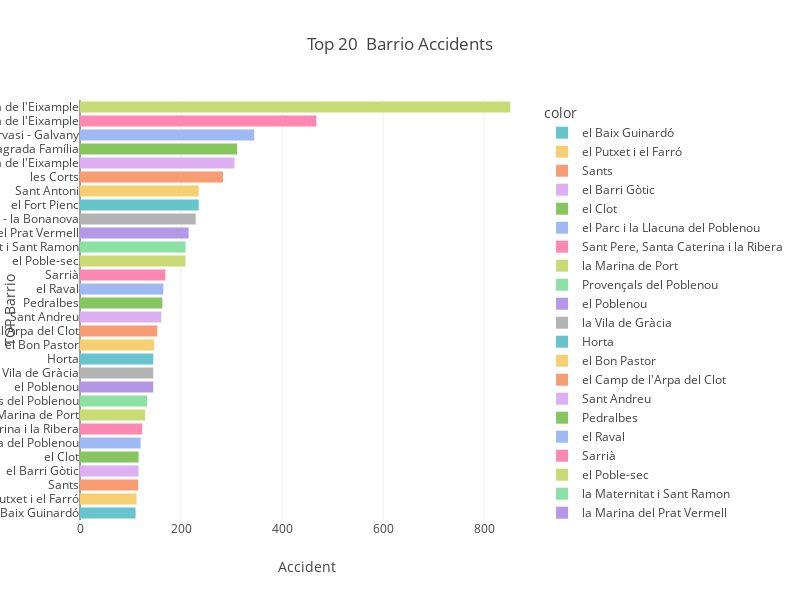

Notebook code cell kept with this figure:
### Code cell
barrio = df['Nom_barri'].value_counts().nlargest(30).sort_values(ascending=True)
fig = px.bar(x=barrio.values, y=barrio.index, orientation='h',width = 800,height = 600,
             labels={'x': 'Accident', 'y': 'TOP Barrio'},
             title='Top 20  Barrio Accidents',
             color=barrio.index, color_continuous_scale=['deepskyblue']*len(barrio.index),
             color_discrete_sequence=px.colors.qualitative.Pastel*len(barrio.index),
             )
fig

### Figure 1 — Plotly figure (JSON) as saved in the notebook; plotly's stock layout.template omitted (floating-point values rounded to 4 significant figures)
{"data": [{"alignmentgroup": "True", "hovertemplate": "color=el Baix Guinardó<br>Accident=%{x}<br>TOP Barrio=%{y}<extra></extra>", "legendgroup": "el Baix Guinardó", "marker": {"color": "rgb(102, 197, 204)", "pattern": {"shape": ""}}, "name": "el Baix Guinardó", "offsetgroup": "el Baix Guinardó", "orientation": "h", "showlegend": true, "textposition": "auto", "x": [110], "xaxis": "x", "y": ["el Baix Guinardó"], "yaxis": "y", "type": "bar"}, {"alignmentgroup": "True", "hovertemplate": "color=el Putxet i el Farró<br>Accident=%{x}<br>TOP Barrio=%{y}<extra></extra>", "legendgroup": "el Putxet i el Farró", "marker": {"color": "rgb(246, 207, 113)", "pattern": {"shape": ""}}, "name": "el Putxet i el Farró", "offsetgroup": "el Putxet i el Farró", "orientation": "h", "showlegend": true, "textposition": "auto", "x": [112], "xaxis": "x", "y": ["el Putxet i el Farró"], "yaxis": "y", "type": "bar"}, {"alignmentgroup": "True", "hovertemplate": "color=Sants<br>Accident=%{x}<br>TOP Barrio=%{y}<extra></extra>", "legendgroup": "Sants", "marker": {"color": "rgb(248, 156, 116)", "pattern": {"shape": ""}}, "name": "Sants", "offsetgroup": "Sants", "orientation": "h", "showlegend": true, "textposition": "auto", "x": [115], "xaxis": "x", "y": ["Sants"], "yaxis": "y", "type": "bar"}, {"alignmentgroup": "True", "hovertemplate": "color=el Barri Gòtic<br>Accident=%{x}<br>TOP Barrio=%{y}<extra></extra>", "legendgroup": "el Barri Gòtic", "marker": {"color": "rgb(220, 176, 242)", "pattern": {"shape": ""}}, "name": "el Barri Gòtic", "offsetgroup": "el Barri Gòtic", "orientation": "h", "showlegend": true, "textposition": "auto", "x": [116], "xaxis": "x", "y": ["el Barri Gòtic"], "yaxis": "y", "type": "bar"}, {"alignmentgroup": "True", "hovertemplate": "color=el Clot<br>Accident=%{x}<br>TOP Barrio=%{y}<extra></extra>", "legendgroup": "el Clot", "marker": {"color": "rgb(135, 197, 95)", "pattern": {"shape": ""}}, "name": "el Clot", "offsetgroup": "el Clot", "orientation": "h", "showlegend": true, "textposition": "auto", "x": [116], "xaxis": "x", "y": ["el Clot"], "yaxis": "y", "type": "bar"}, {"alignmentgroup": "True", "hovertemplate": "color=el Parc i la Llacuna del Poblenou<br>Accident=%{x}<br>TOP Barrio=%{y}<extra></extra>", "legendgroup": "el Parc i la Llacuna del Poblenou", "marker": {"color": "rgb(158, 185, 243)", "pattern": {"shape": ""}}, "name": "el Parc i la Llacuna del Poblenou", "offsetgroup": "el Parc i la Llacuna del Poblenou", "orientation": "h", "showlegend": true, "textposition": "auto", "x": [120], "xaxis": "x", "y": ["el Parc i la Llacuna del Poblenou"], "yaxis": "y", "type": "bar"}, {"alignmentgroup": "True", "hovertemplate": "color=Sant Pere, Santa Caterina i la Ribera<br>Accident=%{x}<br>TOP Barrio=%{y}<extra></extra>", "legendgroup": "Sant Pere, Santa Caterina i la Ribera", "marker": {"color": "rgb(254, 136, 177)", "pattern": {"shape": ""}}, "name": "Sant Pere, Santa Caterina i la Ribera", "offsetgroup": "Sant Pere, Santa Caterina i la Ribera", "orientation": "h", "showlegend": true, "textposition": "auto", "x": [123], "xaxis": "x", "y": ["Sant Pere, Santa Caterina i la Ribera"], "yaxis": "y", "type": "bar"}, {"alignmentgroup": "True", "hovertemplate": "color=la Marina de Port<br>Accident=%{x}<br>TOP Barrio=%{y}<extra></extra>", "legendgroup": "la Marina de Port", "marker": {"color": "rgb(201, 219, 116)", "pattern": {"shape": ""}}, "name": "la Marina de Port", "offsetgroup": "la Marina de Port", "orientation": "h", "showlegend": true, "textposition": "auto", "x": [129], "xaxis": "x", "y": ["la Marina de Port"], "yaxis": "y", "type": "bar"}, {"alignmentgroup": "True", "hovertemplate": "color=Provençals del Poblenou<br>Accident=%{x}<br>TOP Barrio=%{y}<extra></extra>", "legendgroup": "Provençals del Poblenou", "marker": {"color": "rgb(139, 224, 164)", "pattern": {"shape": ""}}, "name": "Provençals del Poblenou", "offsetgroup": "Provençals del Poblenou", "orientation": "h", "showlegend": true, "textposition": "auto", "x": [133], "xaxis": "x", "y": ["Provençals del Poblenou"], "yaxis": "y", "type": "bar"}, {"alignmentgroup": "True", "hovertemplate": "color=el Poblenou<br>Accident=%{x}<br>TOP Barrio=%{y}<extra></extra>", "legendgroup": "el Poblenou", "marker": {"color": "rgb(180, 151, 231)", "pattern": {"shape": ""}}, "name": "el Poblenou", "offsetgroup": "el Poblenou", "orientation": "h", "showlegend": true, "textposition": "auto", "x": [145], "xaxis": "x", "y": ["el Poblenou"], "yaxis": "y", "type": "bar"}, {"alignmentgroup": "True", "hovertemplate": "color=la Vila de Gràcia<br>Accident=%{x}<br>TOP Barrio=%{y}<extra></extra>", "legendgroup": "la Vila de Gràcia", "marker": {"color": "rgb(179, 179, 179)", "pattern": {"shape": ""}}, "name": "la Vila de Gràcia", "offsetgroup": "la Vila de Gràcia", "orientation": "h", "showlegend": true, "textposition": "auto", "x": [145], "xaxis": "x", "y": ["la Vila de Gràcia"], "yaxis": "y", "type": "bar"}, {"alignmentgroup": "True", "hovertemplate": "color=Horta<br>Accident=%{x}<br>TOP Barrio=%{y}<extra></extra>", "legendgroup": "Horta", "marker": {"color": "rgb(102, 197, 204)", "pattern": {"shape": ""}}, "name": "Horta", "offsetgroup": "Horta", "orientation": "h", "showlegend": true, "textposition": "auto", "x": [145], "xaxis": "x", "y": ["Horta"], "yaxis": "y", "type": "bar"}, {"alignmentgroup": "True", "hovertemplate": "color=el Bon Pastor<br>Accident=%{x}<br>TOP Barrio=%{y}<extra></extra>", "legendgroup": "el Bon Pastor", "marker": {"color": "rgb(246, 207, 113)", "pattern": {"shape": ""}}, "name": "el Bon Pastor", "offsetgroup": "el Bon Pastor", "orientation": "h", "showlegend": true, "textposition": "auto", "x": [147], "xaxis": "x", "y": ["el Bon Pastor"], "yaxis": "y", "type": "bar"}, {"alignmentgroup": "True", "hovertemplate": "color=el Camp de l'Arpa del Clot<br>Accident=%{x}<br>TOP Barrio=%{y}<extra></extra>", "legendgroup": "el Camp de l'Arpa del Clot", "marker": {"color": "rgb(248, 156, 116)", "pattern": {"shape": ""}}, "name": "el Camp de l'Arpa del Clot", "offsetgroup": "el Camp de l'Arpa del Clot", "orientation": "h", "showlegend": true, "textposition": "auto", "x": [153], "xaxis": "x", "y": ["el Camp de l'Arpa del Clot"], "yaxis": "y", "type": "bar"}, {"alignmentgroup": "True", "hovertemplate": "color=Sant Andreu<br>Accident=%{x}<br>TOP Barrio=%{y}<extra></extra>", "legendgroup": "Sant Andreu", "marker": {"color": "rgb(220, 176, 242)", "pattern": {"shape": ""}}, "name": "Sant Andreu", "offsetgroup": "Sant Andreu", "orientation": "h", "showlegend": true, "textposition": "auto", "x": [161], "xaxis": "x", "y": ["Sant Andreu"], "yaxis": "y", "type": "bar"}, {"alignmentgroup": "True", "hovertemplate": "color=Pedralbes<br>Accident=%{x}<br>TOP Barrio=%{y}<extra></extra>", "legendgroup": "Pedralbes", "marker": {"color": "rgb(135, 197, 95)", "pattern": {"shape": ""}}, "name": "Pedralbes", "offsetgroup": "Pedralbes", "orientation": "h", "showlegend": true, "textposition": "auto", "x": [163], "xaxis": "x", "y": ["Pedralbes"], "yaxis": "y", "type": "bar"}, {"alignmentgroup": "True", "hovertemplate": "color=el Raval<br>Accident=%{x}<br>TOP Barrio=%{y}<extra></extra>", "legendgroup": "el Raval", "marker": {"color": "rgb(158, 185, 243)", "pattern": {"shape": ""}}, "name": "el Raval", "offsetgroup": "el Raval", "orientation": "h", "showlegend": true, "textposition": "auto", "x": [165], "xaxis": "x", "y": ["el Raval"], "yaxis": "y", "type": "bar"}, {"alignmentgroup": "True", "hovertemplate": "color=Sarrià<br>Accident=%{x}<br>TOP Barrio=%{y}<extra></extra>", "legendgroup": "Sarrià", "marker": {"color": "rgb(254, 136, 177)", "pattern": {"shape": ""}}, "name": "Sarrià", "offsetgroup": "Sarrià", "orientation": "h", "showlegend": true, "textposition": "auto", "x": [169], "xaxis": "x", "y": ["Sarrià"], "yaxis": "y", "type": "bar"}, {"alignmentgroup": "True", "hovertemplate": "color=el Poble-sec<br>Accident=%{x}<br>TOP Barrio=%{y}<extra></extra>", "legendgroup": "el Poble-sec", "marker": {"color": "rgb(201, 219, 116)", "pattern": {"shape": ""}}, "name": "el Poble-sec", "offsetgroup": "el Poble-sec", "orientation": "h", "showlegend": true, "textposition": "auto", "x": [209], "xaxis": "x", "y": ["el Poble-sec"], "yaxis": "y", "type": "bar"}, {"alignmentgroup": "True", "hovertemplate": "color=la Maternitat i Sant Ramon<br>Accident=%{x}<br>TOP Barrio=%{y}<extra></extra>", "legendgroup": "la Maternitat i Sant Ramon", "marker": {"color": "rgb(139, 224, 164)", "pattern": {"shape": ""}}, "name": "la Maternitat i Sant Ramon", "offsetgroup": "la Maternitat i Sant Ramon", "orientation": "h", "showlegend": true, "textposition": "auto", "x": [209], "xaxis": "x", "y": ["la Maternitat i Sant Ramon"], "yaxis": "y", "type": "bar"}, {"alignmentgroup": "True", "hovertemplate": "color=la Marina del Prat Vermell<br>Accident=%{x}<br>TOP Barrio=%{y}<extra></extra>", "legendgroup": "la Marina del Prat Vermell", "marker": {"color": "rgb(180, 151, 231)", "pattern": {"shape": ""}}, "name": "la Marina del Prat Vermell", "offsetgroup": "la Marina del Prat Vermell", "orientation": "h", "showlegend": true, "textposition": "auto", "x": [215], "xaxis": "x", "y": ["la Marina del Prat Vermell"], "yaxis": "y", "type": "bar"}, {"alignmentgroup": "True", "hovertemplate": "color=Sant Gervasi - la Bonanova<br>Accident=%{x}<br>TOP Barrio=%{y}<extra></extra>", "legendgroup": "Sant Gervasi - la Bonanova", "marker": {"color": "rgb(179, 179, 179)", "pattern": {"shape": ""}}, "name": "Sant Gervasi - la Bonanova", "offsetgroup": "Sant Gervasi - la Bonanova", "orientation": "h", "showlegend": true, "textposition": "auto", "x": [229], "xaxis": "x", "y": ["Sant Gervasi - la Bonanova"], "yaxis": "y", "type": "bar"}, {"alignmentgroup": "True", "hovertemplate": "color=el Fort Pienc<br>Accident=%{x}<br>TOP Barrio=%{y}<extra></extra>", "legendgroup": "el Fort Pienc", "marker": {"color": "rgb(102, 197, 204)", "pattern": {"shape": ""}}, "name": "el Fort Pienc", "offsetgroup": "el Fort Pienc", "orientation": "h", "showlegend": true, "textposition": "auto", "x": [235], "xaxis": "x", "y": ["el Fort Pienc"], "yaxis": "y", "type": "bar"}, {"alignmentgroup": "True", "hovertemplate": "color=Sant Antoni<br>Accident=%{x}<br>TOP Barrio=%{y}<extra></extra>", "legendgroup": "Sant Antoni", "marker": {"color": "rgb(246, 207, 113)", "pattern": {"shape": ""}}, "name": "Sant Antoni", "offsetgroup": "Sant Antoni", "orientation": "h", "showlegend": true, "textposition": "auto", "x": [235], "xaxis": "x", "y": ["Sant Antoni"], "yaxis": "y", "type": "bar"}, {"alignmentgroup": "True", "hovertemplate": "color=les Corts<br>Accident=%{x}<br>TOP Barrio=%{y}<extra></extra>", "legendgroup": "les Corts", "marker": {"color": "rgb(248, 156, 116)", "pattern": {"shape": ""}}, "name": "les Corts", "offsetgroup": "les Corts", "orientation": "h", "showlegend": true, "textposition": "auto", "x": [283], "xaxis": "x", "y": ["les Corts"], "yaxis": "y", "type": "bar"}, {"alignmentgroup": "True", "hovertemplate": "color=la Nova Esquerra de l'Eixample<br>Accident=%{x}<br>TOP Barrio=%{y}<extra></extra>", "legendgroup": "la Nova Esquerra de l'Eixample", "marker": {"color": "rgb(220, 176, 242)", "pattern": {"shape": ""}}, "name": "la Nova Esquerra de l'Eixample", "offsetgroup": "la Nova Esquerra de l'Eixample", "orientation": "h", "showlegend": true, "textposition": "auto", "x": [306], "xaxis": "x", "y": ["la Nova Esquerra de l'Eixample"], "yaxis": "y", "type": "bar"}, {"alignmentgroup": "True", "hovertemplate": "color=la Sagrada Família<br>Accident=%{x}<br>TOP Barrio=%{y}<extra></extra>", "legendgroup": "la Sagrada Família", "marker": {"color": "rgb(135, 197, 95)", "pattern": {"shape": ""}}, "name": "la Sagrada Família", "offsetgroup": "la Sagrada Família", "orientation": "h", "showlegend": true, "textposition": "auto", "x": [311], "xaxis": "x", "y": ["la Sagrada Família"], "yaxis": "y", "type": "bar"}, {"alignmentgroup": "True", "hovertemplate": "color=Sant Gervasi - Galvany<br>Accident=%{x}<br>TOP Barrio=%{y}<extra></extra>", "legendgroup": "Sant Gervasi - Galvany", "marker": {"color": "rgb(158, 185, 243)", "pattern": {"shape": ""}}, "name": "Sant Gervasi - Galvany", "offsetgroup": "Sant Gervasi - Galvany", "orientation": "h", "showlegend": true, "textposition": "auto", "x": [345], "xaxis": "x", "y": ["Sant Gervasi - Galvany"], "yaxis": "y", "type": "bar"}, {"alignmentgroup": "True", "hovertemplate": "color=l'Antiga Esquerra de l'Eixample<br>Accident=%{x}<br>TOP Barrio=%{y}<extra></extra>", "legendgroup": "l'Antiga Esquerra de l'Eixample", "marker": {"color": "rgb(254, 136, 177)", "pattern": {"shape": ""}}, "name": "l'Antiga Esquerra de l'Eixample", "offsetgroup": "l'Antiga Esquerra de l'Eixample", "orientation": "h", "showlegend": true, "textposition": "auto", "x": [468], "xaxis": "x", "y": ["l'Antiga Esquerra de l'Eixample"], "yaxis": "y", "type": "bar"}, {"alignmentgroup": "True", "hovertemplate": "color=la Dreta de l'Eixample<br>Accident=%{x}<br>TOP Barrio=%{y}<extra></extra>", "legendgroup": "la Dreta de l'Eixample", "marker": {"color": "rgb(201, 219, 116)", "pattern": {"shape": ""}}, "name": "la Dreta de l'Eixample", "offsetgroup": "la Dreta de l'Eixample", "orientation": "h", "showlegend": true, "textposition": "auto", "x": [852], "xaxis": "x", "y": ["la Dreta de l'Eixample"], "yaxis": "y", "type": "bar"}], "layout": {"xaxis": {"anchor": "y", "domain": [0.0, 1.0], "title": {"text": "Accident"}}, "yaxis": {"anchor": "x", "domain": [0.0, 1.0], "title": {"text": "TOP Barrio"}}, "legend": {"title": {"text": "color"}, "tracegroupgap": 0}, "title": {"text": "Top 20  Barrio Accidents"}, "barmode": "relative", "height": 600, "width": 800}}
